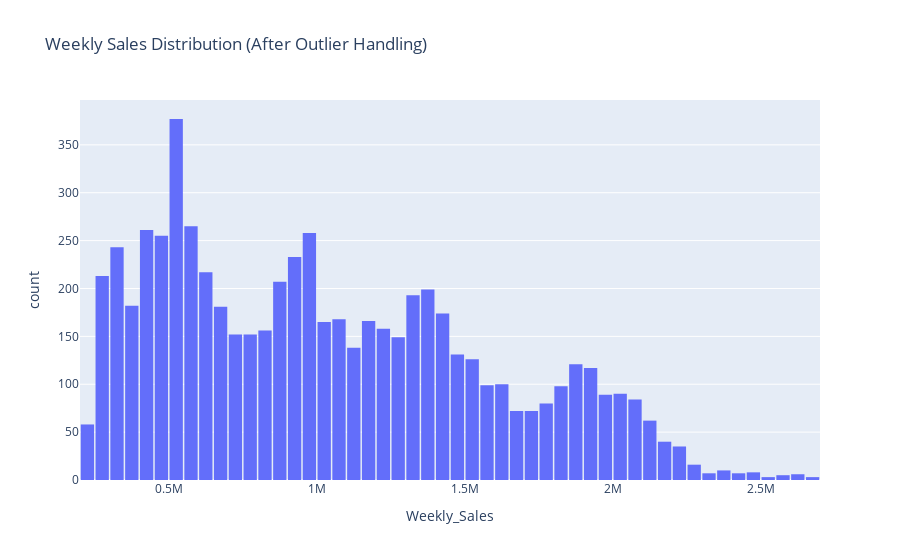
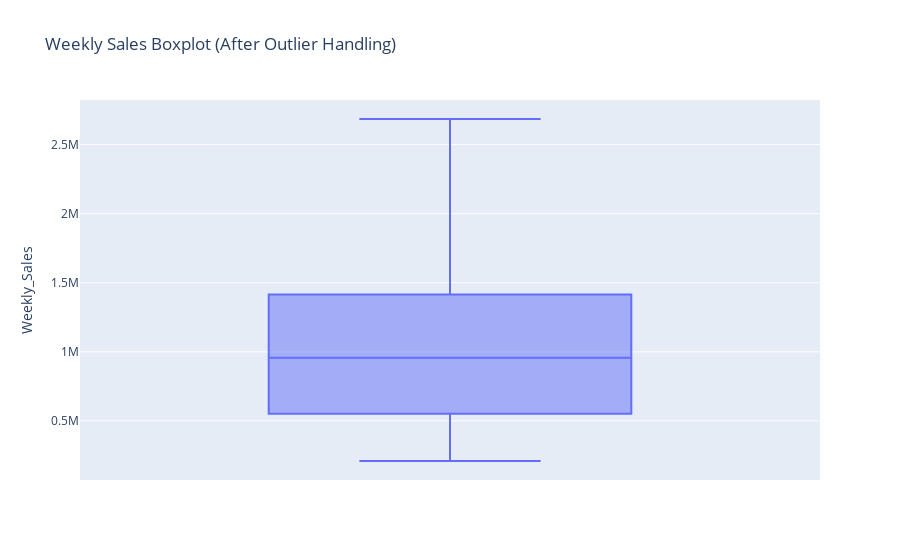

Here is the notebook cell these charts were saved with, in order:
### Code cell
# Handle Outliers
outliers_df = df[df['Weekly_Sales'] > upper_fence]
# Remove outliers from the main DataFrame
df = df[df['Weekly_Sales'] <= upper_fence]
# Histogram after removing outliers
fig3 = px.histogram(df, x='Weekly_Sales', nbins=50, title='Weekly Sales Distribution (After Outlier Handling)')
fig3.update_layout(bargap=0.1)
fig3.show()

# Boxplot after removing outliers
fig4 = px.box(df, y='Weekly_Sales', title='Weekly Sales Boxplot (After Outlier Handling)')
fig4.show()
# Histogram after removing outliers
plt.figure(figsize=(10, 4))
sns.histplot(df['Weekly_Sales'], bins=50, kde=True)
plt.title('Weekly Sales Distribution (After Outlier Handling)')
plt.xlabel('Weekly Sales')
plt.ylabel('Frequency')
plt.show()
# Boxplot after removing outliers
plt.figure(figsize=(10, 2))
sns.boxplot(x=df['Weekly_Sales'])
plt.title('Weekly Sales Boxplot (After Outlier Handling)')
plt.show()
# Save the cleaned DataFrame

### Figure 1 — Plotly figure (JSON) as saved in the notebook; plotly's stock layout.template omitted (floating-point values rounded to 4 significant figures; data arrays with more than 128 entries replaced by an {"elided": "..."} marker saying what was removed)
{"data": [{"bingroup": "x", "hovertemplate": "Weekly_Sales=%{x}<br>count=%{y}<extra></extra>", "legendgroup": "", "marker": {"color": "#636efa", "pattern": {"shape": ""}}, "name": "", "nbinsx": 50, "orientation": "v", "showlegend": false, "type": "histogram", "x": {"elided": "6401 float values"}, "xaxis": "x", "yaxis": "y"}], "layout": {"bargap": 0.1, "barmode": "relative", "legend": {"tracegroupgap": 0}, "title": {"text": "Weekly Sales Distribution (After Outlier Handling)"}, "xaxis": {"anchor": "y", "domain": [0, 1], "title": {"text": "Weekly_Sales"}}, "yaxis": {"anchor": "x", "domain": [0, 1], "title": {"text": "count"}}}}

### Figure 2 — Plotly figure (JSON) as saved in the notebook; plotly's stock layout.template omitted (floating-point values rounded to 4 significant figures; data arrays with more than 128 entries replaced by an {"elided": "..."} marker saying what was removed)
{"data": [{"alignmentgroup": "True", "hovertemplate": "Weekly_Sales=%{y}<extra></extra>", "legendgroup": "", "marker": {"color": "#636efa"}, "name": "", "notched": false, "offsetgroup": "", "orientation": "v", "showlegend": false, "type": "box", "x0": " ", "xaxis": "x", "y": {"elided": "6401 float values"}, "y0": " ", "yaxis": "y"}], "layout": {"boxmode": "group", "legend": {"tracegroupgap": 0}, "title": {"text": "Weekly Sales Boxplot (After Outlier Handling)"}, "xaxis": {"anchor": "y", "domain": [0, 1]}, "yaxis": {"anchor": "x", "domain": [0, 1], "title": {"text": "Weekly_Sales"}}}}
